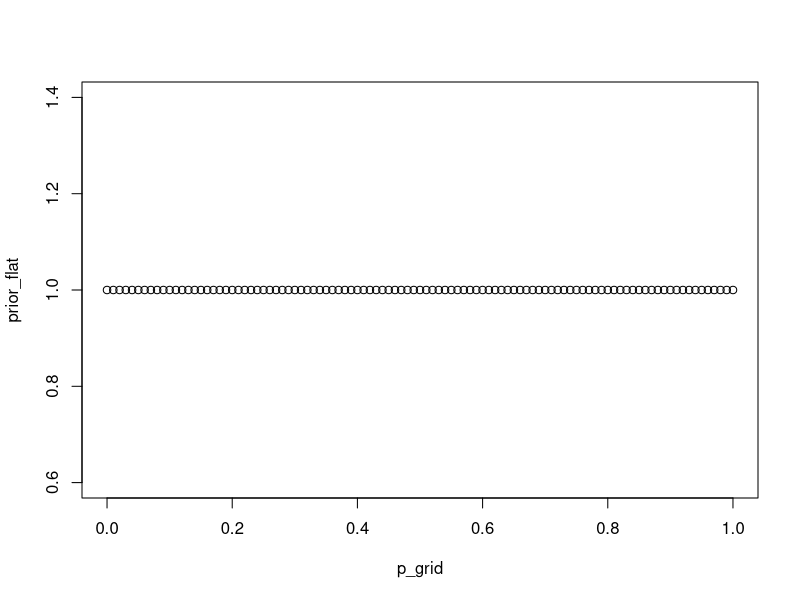
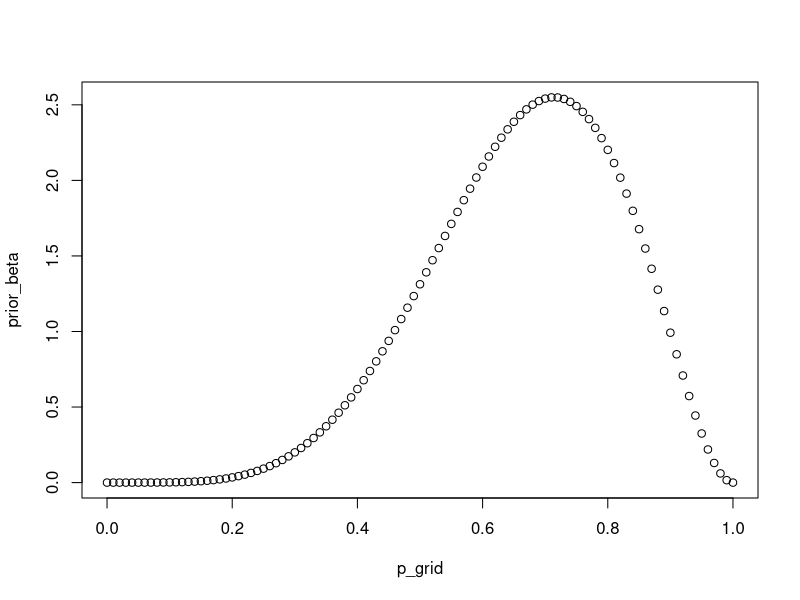
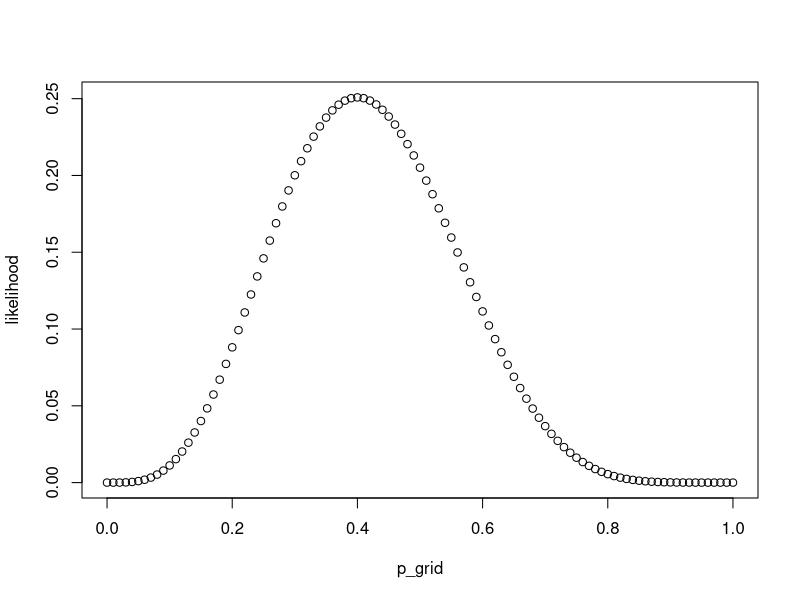
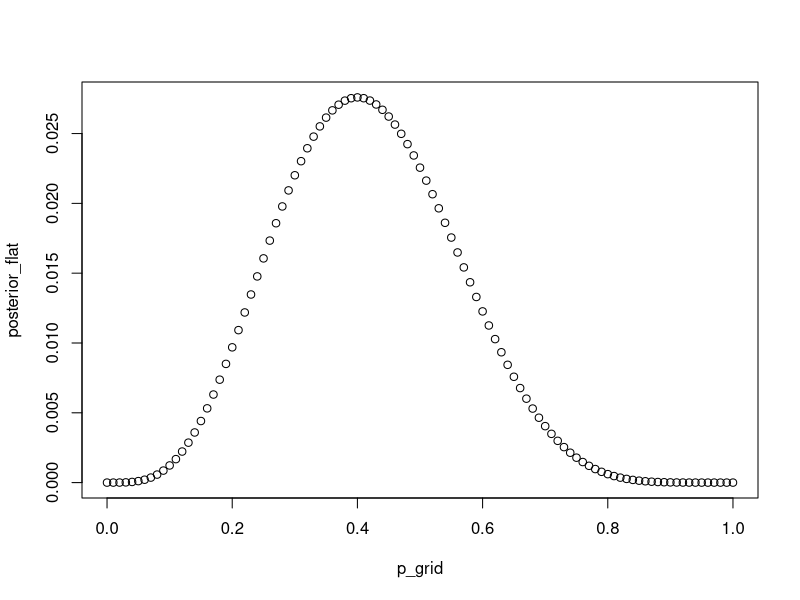
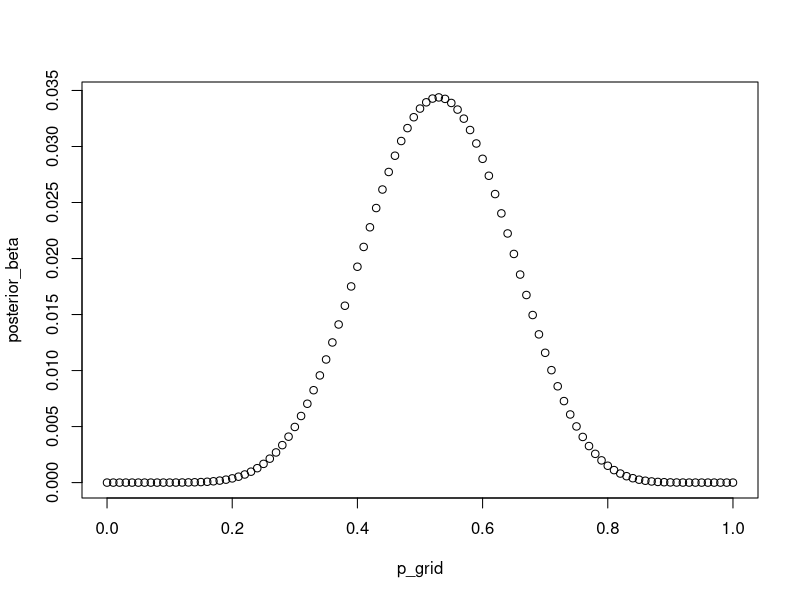
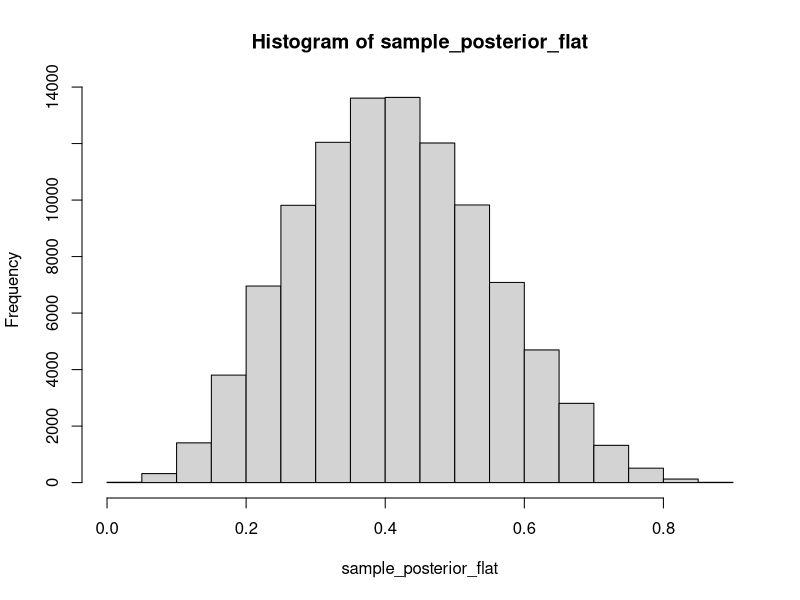
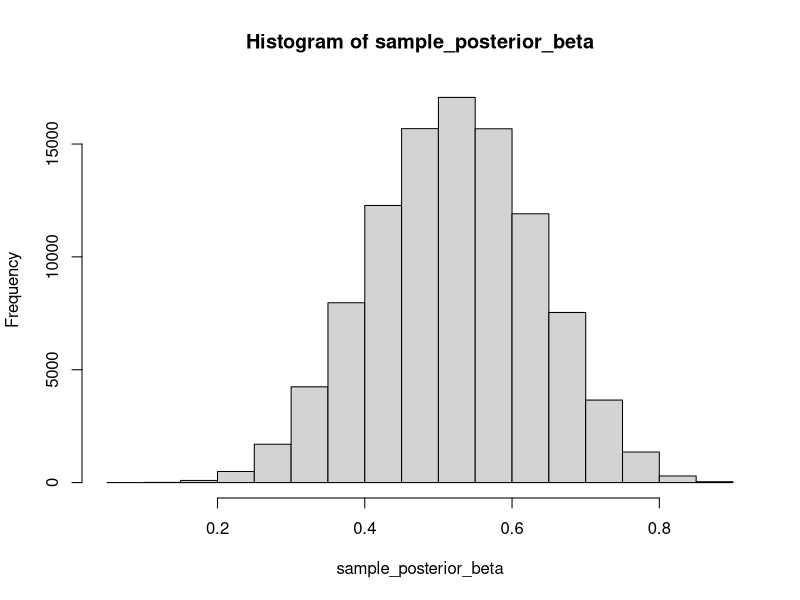
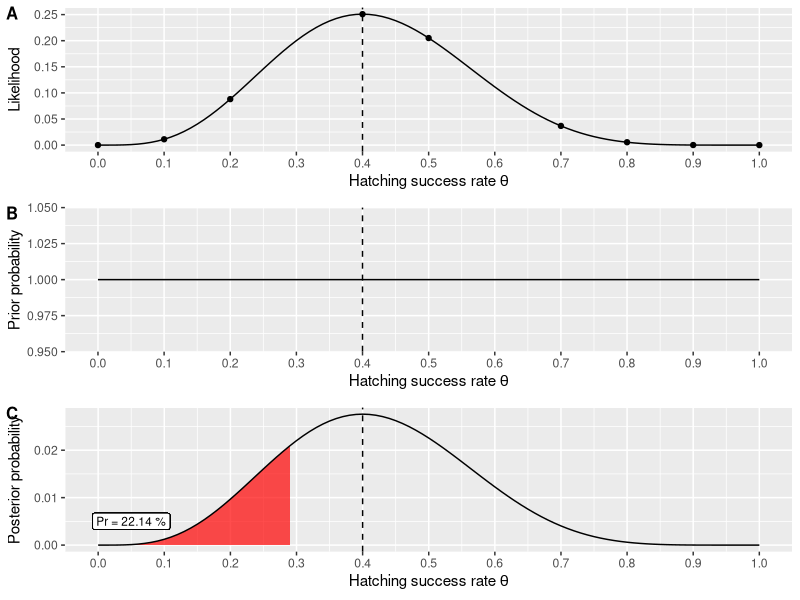

Source code (R) for these figures, in order:
#install.packages("tidyverse")
library(tidyverse)

#install.packages("cowplot")
library(cowplot)

# range of all possible hatching rates from 0 to 1
p_grid <- seq(from = 0, to = 1, length.out = 101)

##### PRIORS ########
# flat prior with no influence = P(Hypothesis)
prior_flat <- rep(1, 101)
plot(p_grid, prior_flat)

# made up example for rainbow trout hatching rates from the literature
# we found that hatching rates are beta distributed with shape parameters 6 and 3
# build informative prior based on literature review
prior_beta <- dbeta(p_grid, 6, 3)
plot(p_grid, prior_beta)

###### LIKELIHOOD #########
# the likelihood = P(Data/Hypothesis)
# our experiment found that 4 out of 10 eggs hatched
# likelihood will shows us what other hatching success rates are plausible given the data
likelihood <- dbinom(4, 10, prob = p_grid)
plot(p_grid, likelihood)

###### PROBABILITY OF THE DATA ######
# the probability of the data = P(Data)
prob_data_flat <- sum(likelihood * prior_flat)
prob_data_beta <- sum(likelihood * prior_beta)

##### POSTERIOR PROBABILITY DISTRIBUTION #######
# Bayes' theorem. The posterior probability with flat prior
posterior_flat <- likelihood * prior_flat / prob_data_flat
plot(p_grid, posterior_flat)
posterior_beta <- likelihood * prior_beta / prob_data_beta
plot(p_grid, posterior_beta)

##### SAMPLING FROM POSTERIOR PROBABILITY DISTRIBUTION #######
# sampling of parameters from p_grid weighted by the posterior
sample_posterior_flat <- sample(p_grid, size = 100000, replace = TRUE, prob = posterior_flat)
hist(sample_posterior_flat)
sample_posterior_beta <- sample(p_grid, size = 100000, replace = TRUE, prob = posterior_beta)
hist(sample_posterior_beta)

##### SOME SIMPLE QUERIES FROM THE SAMPLED POSTERIOR DISTRIBUTION #########
# 95% credible interval
quantile(sample_posterior_flat, c(0.025, 0.975))
quantile(sample_posterior_beta, c(0.025, 0.975))

# probability of observing a hatching success rate equal or less than 0.3
sum(posterior_flat[p_grid <= 0.3])
sum(posterior_beta[p_grid <= 0.3])

# probability of observing a hatching success rate equal or larger than 0.3
sum(posterior_flat[p_grid >= 0.5])
sum(posterior_beta[p_grid >= 0.5])

# combine data into one data frame
bayes_concept <- tibble(p_grid, prior_flat, likelihood, prior_beta, posterior_flat, posterior_beta)


####### GENERATE PLOTS ########
# likelihood
bayes_concept %>% 
  ggplot(aes(x = p_grid, y = likelihood)) +
  geom_line() +
  geom_point(data = bayes_concept %>% 
               dplyr::filter(p_grid %in% seq(from = 0, to = 1, by = 0.1)),
             aes(x = p_grid, likelihood)) +
  geom_vline(aes(xintercept = 0.4), linetype = "dashed") +
  scale_x_continuous(breaks = c(seq(0, 1, length.out = 11))) + 
  labs(x = bquote("Hatching success rate"~theta),
       y = "Likelihood") -> p_likelihood

# flat prior
bayes_concept %>% 
  ggplot(aes(x = p_grid, y = prior_flat)) +
  geom_line() +
  geom_vline(aes(xintercept = 0.4), linetype = "dashed") +
  scale_x_continuous(breaks = c(seq(0, 1, length.out = 11))) +
  labs(x = bquote("Hatching success rate"~theta),
       y = "Prior probability") -> p_prior_flat

# informative prior
bayes_concept %>% 
  ggplot(aes(x = p_grid, y = prior_beta)) +
  geom_line() +
  geom_vline(aes(xintercept = 0.4), linetype = "dashed") +
  scale_x_continuous(breaks = c(seq(0, 1, length.out = 11))) +
  labs(x = bquote("Hatching success rate"~theta),
       y = "Prior probability") -> p_prior_beta


# posterior probability distribution with flat prior

  # These additional two steps are needed to color the area under the curve in the next plot
bayes_concept %>% 
  dplyr::select(p_grid, posterior_flat) %>% 
  dplyr::filter(p_grid < 0.3) -> area_flat

p_flat <- round(sum(posterior_flat[p_grid <= 0.3])*100, 2)
  # Now the actual plot
bayes_concept %>% 
  ggplot(aes(x = p_grid, y = posterior_flat)) +
  geom_area(data = area_flat, aes(x = p_grid), fill = "red", alpha = 0.7) +
  geom_line() +
  geom_vline(aes(xintercept = 0.4), linetype = "dashed") +
  geom_label(aes(x = 0.05, y = 0.005), label = paste0("Pr = ",p_flat," %"), size = 3) + 
  scale_x_continuous(breaks = c(seq(0, 1, length.out = 11))) + 
  labs(x = bquote("Hatching success rate"~theta),
       y = "Posterior probability") -> p_posterior_flat



# posterior probability distribution with informative prior

  # These additional two steps are needed to color the area under the curve in the next plot
bayes_concept %>% 
  dplyr::select(p_grid, posterior_beta) %>% 
  dplyr::filter(p_grid < 0.3) -> area_beta

p_beta <- round(sum(posterior_beta[p_grid < 0.3])*100, 2)

  # Now the actual plot
bayes_concept %>% 
  ggplot(aes(x = p_grid, y = posterior_beta)) +
  geom_area(data = area_beta, aes(x = p_grid), fill = "red", alpha = 0.7) +
  geom_line() +
  geom_vline(aes(xintercept = 0.4), linetype = "dashed") +
  geom_label(aes(x = 0.2, y = 0.005), label = paste0("Pr = ", p_beta, " %"), size = 3) + 
  scale_x_continuous(breaks = c(seq(0, 1, length.out = 11))) + 
  labs(x = bquote("Hatching success rate"~theta),
       y = "Posterior probability") -> p_posterior_beta



(plot_grid(p_likelihood, p_prior_flat, p_posterior_flat,
          labels = c('A', 'B','C'),
          label_size = 12, ncol = 1, align = "v") -> example_bayes_flat)

#png("S2_FIG1.png", width = 6, height = 8, res = 300, units = "in")
#print(example_bayes_flat)
#dev.off()

(plot_grid(p_likelihood, p_prior_beta, p_posterior_beta,
          labels = c('A', 'B','C'),
          label_size = 12, ncol = 1, align = "v") -> example_bayes_beta)

#png("S2_FIG2.png", width = 6, height = 8, res = 300, units = "in")
#print(example_bayes_beta)
#dev.off()

#### END ####